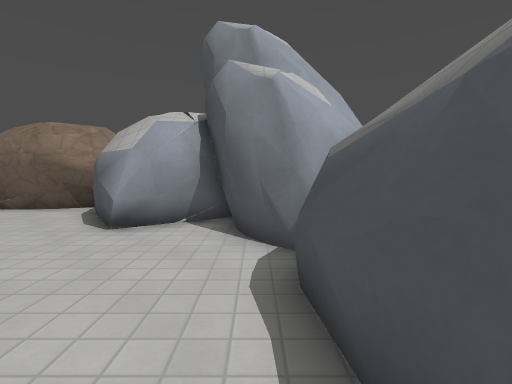
view 1 (above)

12 first-person views from a walk through a Godot game level. The camera is 1.3 m above the floor, tilts 4° down and sees 85° across. The floor is counted in squares, 1 m on a side. Each view is taken from the middle of a square. On the plan, view 1 faces up. The plan holds only what a view shows up to about 13 squares ahead; the rest is blank. The place goes on beyond the plan. Surface patterns are stand-ins for the level's own textures.

view 2
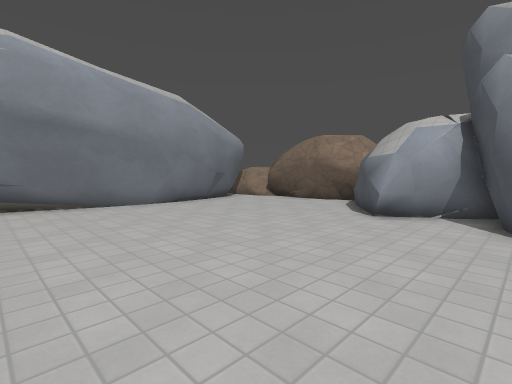

view 3
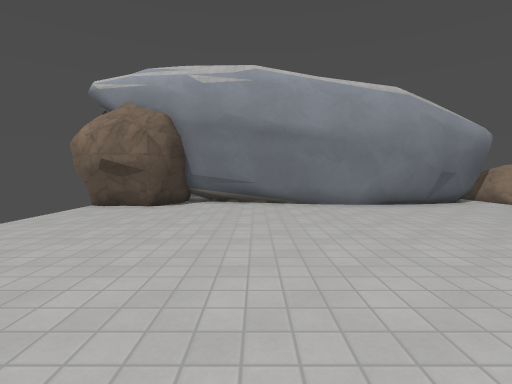

view 4
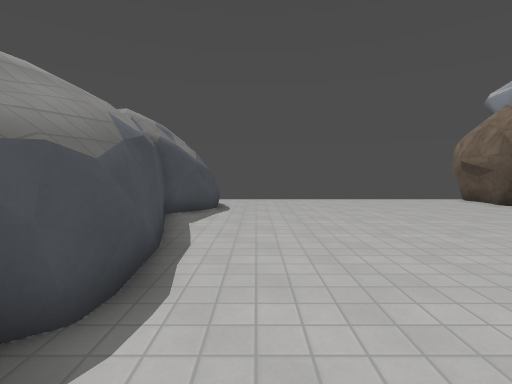

view 5
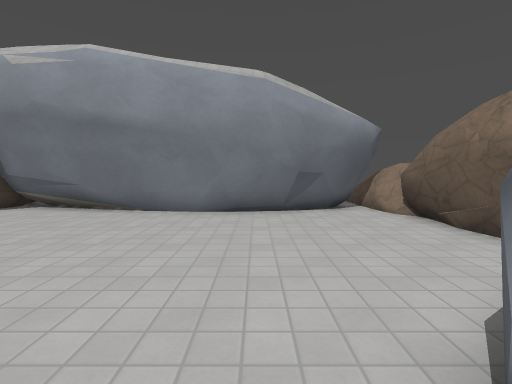

view 6
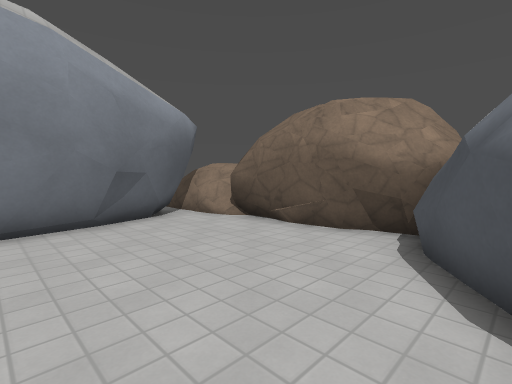

view 7
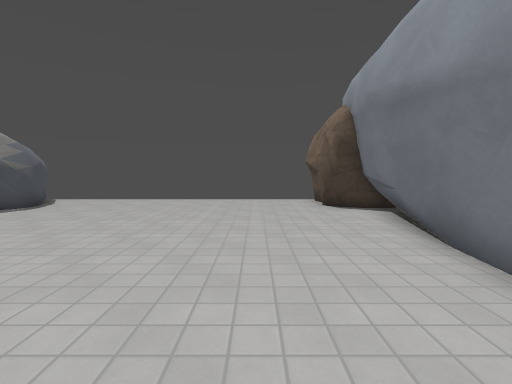

view 8
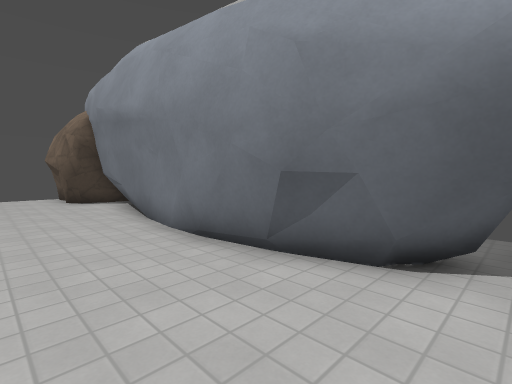

view 9
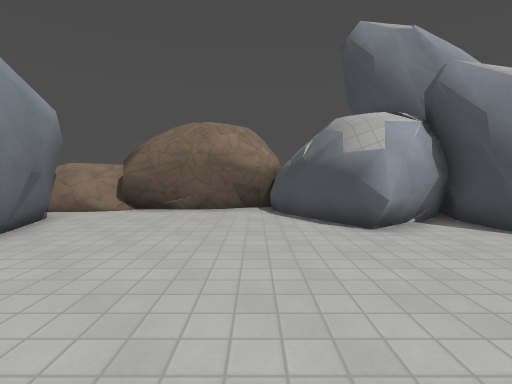

view 10
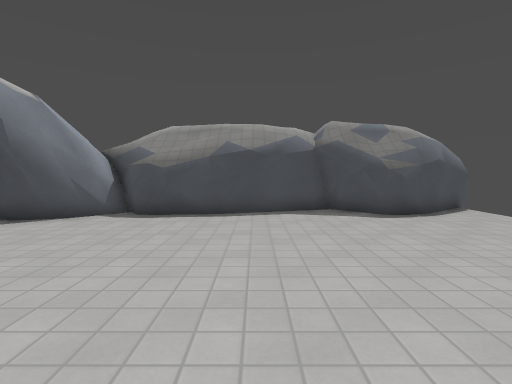

view 11
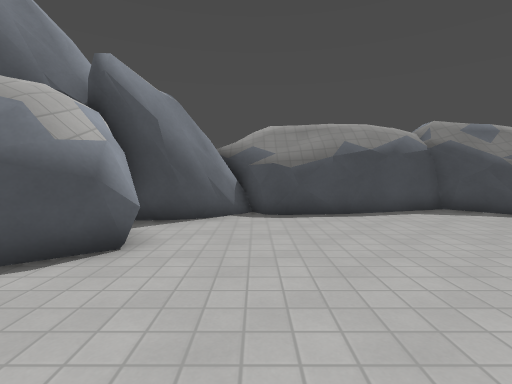

view 12
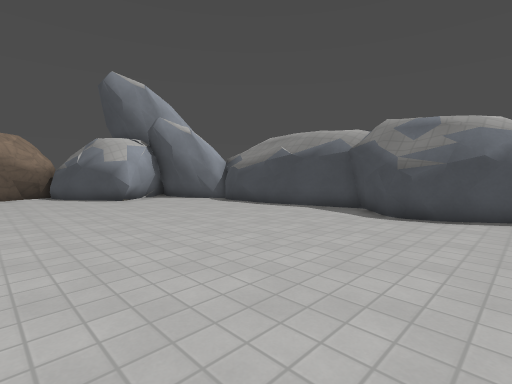

### Floor plan
Key: @ floor where view 1 was taken; # wall or solid block; . floor; R rock.
Columns run from 14 left of view 1 to 2 right of it. Each row starts with its distance up from view 1.
 12          R
 11  RR     RR
 10 RRRRRR#RR#
  9 R#R......##
  8  ##.......#
  7   #.......#####
  6   ##..........#
  5    #..........##
  4    #...........#
  3    #...........#
  2   ##...........#
  1   #............#
  0   #...........@##
 -1   #.............#
 -2   #.............#
 -3   #............##
 -4   #R...........#
 -5   ##...........#
 -6    #...........##
 -7    #............#
 -8    #            #

Positions as (right, up) in squares from view 1, and headings:
1: (0, 0), facing up
2: (0, -2), facing up-left
3: (0, -1), facing left
4: (-1, 6), facing down
5: (-2, 5), facing left
6: (-4, 4), facing up-left
7: (-8, 6), facing down
8: (-8, 9), facing down-left
9: (-6, 0), facing up
10: (-8, 0), facing right
11: (-8, 4), facing right
12: (-8, -7), facing up-right
